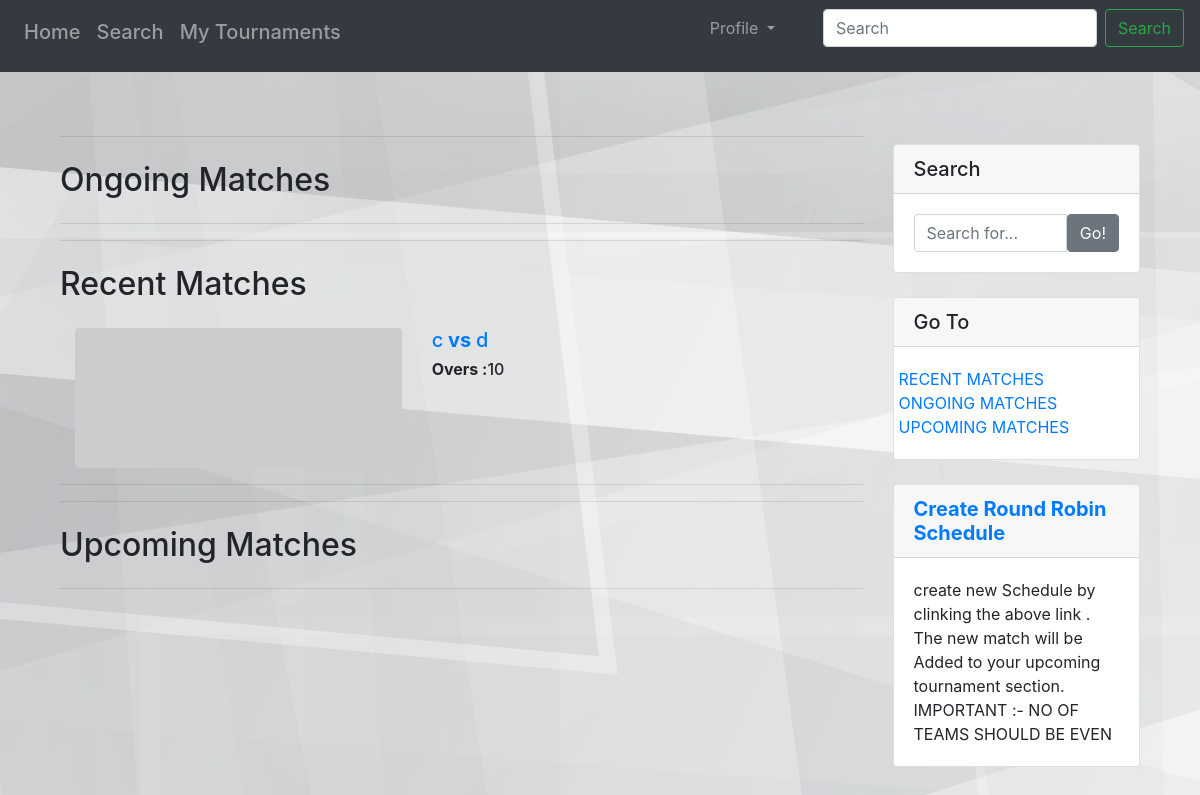
/tournament/2/matches, run on the app's committed database.
### tournament/models.py (models this page shows, shortened)
class Match(models.Model):
    name = models.CharField(max_length=10, blank=True, null=True)
    tournament = models.ForeignKey(Tournament, on_delete=models.CASCADE, null=True, blank=True)
    team_1 = models.ForeignKey('Team', related_name='team_1', on_delete=models.DO_NOTHING, null=True, blank=True)
    team_2 = models.ForeignKey('Team', related_name='team_2', on_delete=models.DO_NOTHING, null=True, blank=True)
    overs = models.IntegerField(default=0)
    match_status = models.IntegerField(default=0)
    toss_winner = models.ForeignKey('Team', related_name='toss_winner', on_delete=models.DO_NOTHING,
                                    blank=True, null=True)
    toss_winner_choice = models.CharField(max_length=10, default='Select')

class Team(models.Model):
    name = models.CharField(max_length=20, unique=True)
    owner = models.CharField(max_length=20)
    logo = models.ImageField()
    tournament = models.ForeignKey(Tournament, on_delete=models.CASCADE, null=True, blank=True)
    players = models.ManyToManyField(Player)
    def __str__(self):
        return self.name

### tournament/views.py (the view)
# urls.py: path('<int:tournament_id>/matches', views.all_matches, name='all_matches'),
def all_matches(request, tournament_id):
    tournament=Tournament.objects.get(id=tournament_id)
    al_matches = tournament.match_set.all()
    return render(request,'tournament/match_templates/matches.html',{'tournament':tournament,'matches':al_matches})

### tournament/templates/tournament/match_templates/matches.html (shortened to what this page needs)
{% extends 'organizer/base.html' %}
{% block body %}
    {% load staticfiles %}
    <link  rel="stylesheet" type="text/css" href="{% static 'organizer/base.css' %}">
    <br>
    <br>
    <br>
<div class="container">
    <div class="container">
      <div class="row">
        <div  class="col-md-9">
            <hr>
            <h2 class="my-4" style="{text-align: center;}">Ongoing Matches
            </h2>
            <div id="ongoing">
                <hr>
            </div>
            <hr>
            <div id="recent">
            <h2 class="my-4">Recent Matches
            </h2>
                {% for match in matches %}
                    {% if match.match_status == 2 %}
                        <div   class=" portfolio-item" >
                          <div class="col-md-8">
                           <div class="row">
                             <div class="col-md-8">
                                  <a href="#">
                                    <img class="img-fluid rounded mb-3 mb-md-0" src="http://placehold.it/700x300" alt="">
                                  </a>
                             </div>
                             <div class="col-md-4">
                                  <a  href="{% url 'tournament:match'  match.id %}"><h5>{{match.team_1 }}<b> vs </b> {{ match.team_2 }}</h5></a>
                                  <h6><b> Overs :</b>{{ match.overs }}</h6>
                             </div>
                           </div>
                          </div>
                        </div>
                             <hr>
                    {%  endif%}
                {% endfor %}
            </div>
             <div id="upcoming">
                 <hr>
             <h2 class="my-4">Upcoming Matches
             </h2>
                             <hr>
             </div>
        </div>
        <div   class="col-md-3 ">
            <div class="sticky-top" >
                      <div class="card my-4">
                        <h5 class="card-header">Search</h5>
                        <div class="card-body">
                          <div class="input-group">
                            <input type="text" class="form-control" placeholder="Search for...">
                            <span class="input-group-btn">
                              <button class="btn btn-secondary" type="button">Go!</button>
                            </span>
                          </div>
                        </div>
                      </div>
                      <div class="card my-4">
                        <h5 class="card-header">Go To</h5>
                        <div class="card-body">
                          <div class="row">
                              <a href="#recent">RECENT MATCHES</a>
                              <a href="#ongoing">ONGOING MATCHES</a>
                              <a href="#upcoming">UPCOMING MATCHES</a>
                          </div>
                      </div>
                      </div>
                      <div class="card my-4">
                        <h5 class="card-header">  <a href="{% url 'tournament:create_schedule' tournament.id %}"><b>Create Round Robin Schedule</b></a></h5>
                        <div class="card-body">
                          create new Schedule by clinking the above link . <br>The new match will be Added to  your upcoming tournament section. IMPORTANT :- NO OF TEAMS SHOULD BE EVEN
                        </div>
                      </div>
            </div>
        </div>
      </div>
    </div>
{% endblock %}

### organizer/templates/organizer/base.html (shortened to what this page needs)
{% load staticfiles %}
    <link  rel="stylesheet" type="text/css" href="{% static 'organizer/base.css' %}">
    <link rel="stylesheet" href="https://maxcdn.bootstrapcdn.com/bootstrap/4.0.0/css/bootstrap.min.css">
       <link  rel="stylesheet" href={% static 'tournament/js_file/jquery.localscroll.js' %} type="text/javascript">
       <link  rel="stylesheet" href="{% static 'tournament/js_file/jquery.scrollTo.js' %}" type="text/javascript">
      <nav class="navbar navbar-expand-md navbar-dark fixed-top bg-dark mb-5" >
        <div class="collapse navbar-collapse" id="navbarCollapse">
          <ul class="navbar-nav mr-auto">
               <li class="nav-item ">
                 <a class="nav-link" href="{% url 'organizer:home' %}"> <h5>Home</h5> </a>
                </li>
                <li class="nav-item ">
                  <a class="nav-link" href="{% url 'search:search' %}"><h5>Search </h5><span class="sr-only">(current)</span></a>
                </li>
                <li class="nav-item">
                  <a class="nav-link" href="{% url 'tournament:tournament' %}"><h5>My Tournaments</h5></a>
                </li>
          </ul>
            <ul>
                  <li class="nav navbar-nav  dropdown align-right ">
                    <a class="nav-link dropdown-toggle nav-item" href="#" id="navbarDropdown" role="button" data-toggle="dropdown" aria-haspopup="true" aria-expanded="false">
                   Profile
                    </a>
                  </li>
           </ul>
            <ul>
                <form class="nav navbar-nav navbar-right form-inline" method="GET"action="{% url 'search:nav_search_matches' %}" >
                 <input class="form-control mr-sm-2" type="text"name="q" placeholder="Search" aria-label="Search">                                <button class="btn btn-outline-success my-2 my-sm-0" type="submit">Search</button>
                </form>
            </ul>
        </div>
      </nav>
<body class="mt-5">
    {% block body %}
    {% endblock %}
</body>

### organizer/static/organizer/base.css (style rules this page uses)
body { background-image: url('images/2.png') }

### data on the page
Match: match_status 2 (drawn), team_1 "c", team_2 "d", overs "10"
